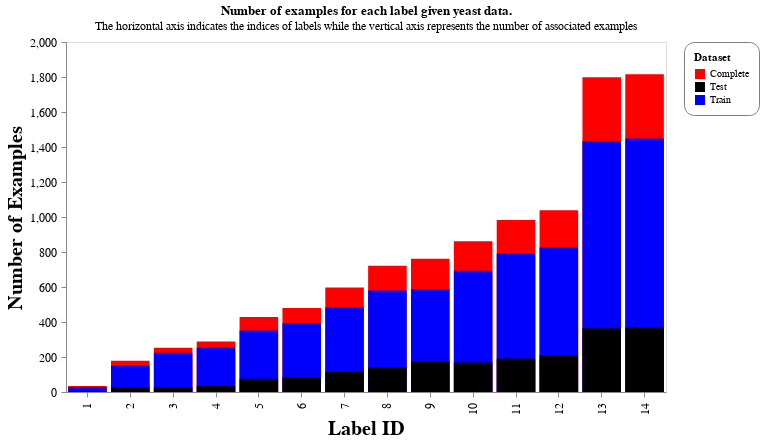

Write notebook code for a chart like this one.
### Code cell
chart

### Figure 1 — Vega-Lite specification as saved in the notebook (floating-point values rounded to 4 significant figures)
{"data": {"name": "data-fc48e8234a6671fd3b36ccbd640e1d3f"}, "mark": {"type": "bar", "color": "grey"}, "config": {"axis": {"labelFontSize": 12, "labelLimit": 500, "labelPadding": 5, "titleFontSize": 20}, "axisY": {"grid": false}, "header": {"labelFontSize": 15, "titleFontSize": 20}, "legend": {"cornerRadius": 10, "fillColor": "white", "padding": 10, "strokeColor": "gray"}}, "encoding": {"color": {"type": "nominal", "field": "Dataset", "scale": {"range": ["red", "black", "blue"]}}, "x": {"type": "ordinal", "field": "Label", "sort": "ascending", "title": "Label ID"}, "y": {"type": "quantitative", "field": "Sum", "stack": null, "title": "Number of Examples"}}, "height": 350, "resolve": {"scale": {"x": "independent"}}, "title": {"text": "Number of examples for each label given yeast data.", "subtitle": ["The horizontal axis indicates the indices of labels while the vertical axis represents the number of associated examples"]}, "width": 600, "$schema": "https://vega.github.io/schema/vega-lite/v4.8.1.json", "datasets": {"data-fc48e8234a6671fd3b36ccbd640e1d3f": [{"Label": 1, "Dataset": "Complete", "Sum": 34}, {"Label": 2, "Dataset": "Complete", "Sum": 178}, {"Label": 3, "Dataset": "Complete", "Sum": 253}, {"Label": 4, "Dataset": "Complete", "Sum": 289}, {"Label": 5, "Dataset": "Complete", "Sum": 428}, {"Label": 6, "Dataset": "Complete", "Sum": 480}, {"Label": 7, "Dataset": "Complete", "Sum": 597}, {"Label": 8, "Dataset": "Complete", "Sum": 722}, {"Label": 9, "Dataset": "Complete", "Sum": 762}, {"Label": 10, "Dataset": "Complete", "Sum": 862}, {"Label": 11, "Dataset": "Complete", "Sum": 983}, {"Label": 12, "Dataset": "Complete", "Sum": 1038}, {"Label": 13, "Dataset": "Complete", "Sum": 1799}, {"Label": 14, "Dataset": "Complete", "Sum": 1816}, {"Label": 1, "Dataset": "Train", "Sum": 29}, {"Label": 2, "Dataset": "Train", "Sum": 150}, {"Label": 3, "Dataset": "Train", "Sum": 224}, {"Label": 4, "Dataset": "Train", "Sum": 254}, {"Label": 5, "Dataset": "Train", "Sum": 352}, {"Label": 6, "Dataset": "Train", "Sum": 395}, {"Label": 7, "Dataset": "Train", "Sum": 483}, {"Label": 8, "Dataset": "Train", "Sum": 580}, {"Label": 9, "Dataset": "Train", "Sum": 589}, {"Label": 10, "Dataset": "Train", "Sum": 693}, {"Label": 11, "Dataset": "Train", "Sum": 791}, {"Label": 12, "Dataset": "Train", "Sum": 826}, {"Label": 13, "Dataset": "Train", "Sum": 1435}, {"Label": 14, "Dataset": "Train", "Sum": 1449}, {"Label": 1, "Dataset": "Test", "Sum": 5}, {"Label": 2, "Dataset": "Test", "Sum": 28}, {"Label": 3, "Dataset": "Test", "Sum": 29}, {"Label": 4, "Dataset": "Test", "Sum": 35}, {"Label": 5, "Dataset": "Test", "Sum": 76}, {"Label": 6, "Dataset": "Test", "Sum": 85}, {"Label": 7, "Dataset": "Test", "Sum": 114}, {"Label": 8, "Dataset": "Test", "Sum": 142}, {"Label": 9, "Dataset": "Test", "Sum": 173}, {"Label": 10, "Dataset": "Test", "Sum": 169}, {"Label": 11, "Dataset": "Test", "Sum": 192}, {"Label": 12, "Dataset": "Test", "Sum": 212}, {"Label": 13, "Dataset": "Test", "Sum": 364}, {"Label": 14, "Dataset": "Test", "Sum": 367}]}}
